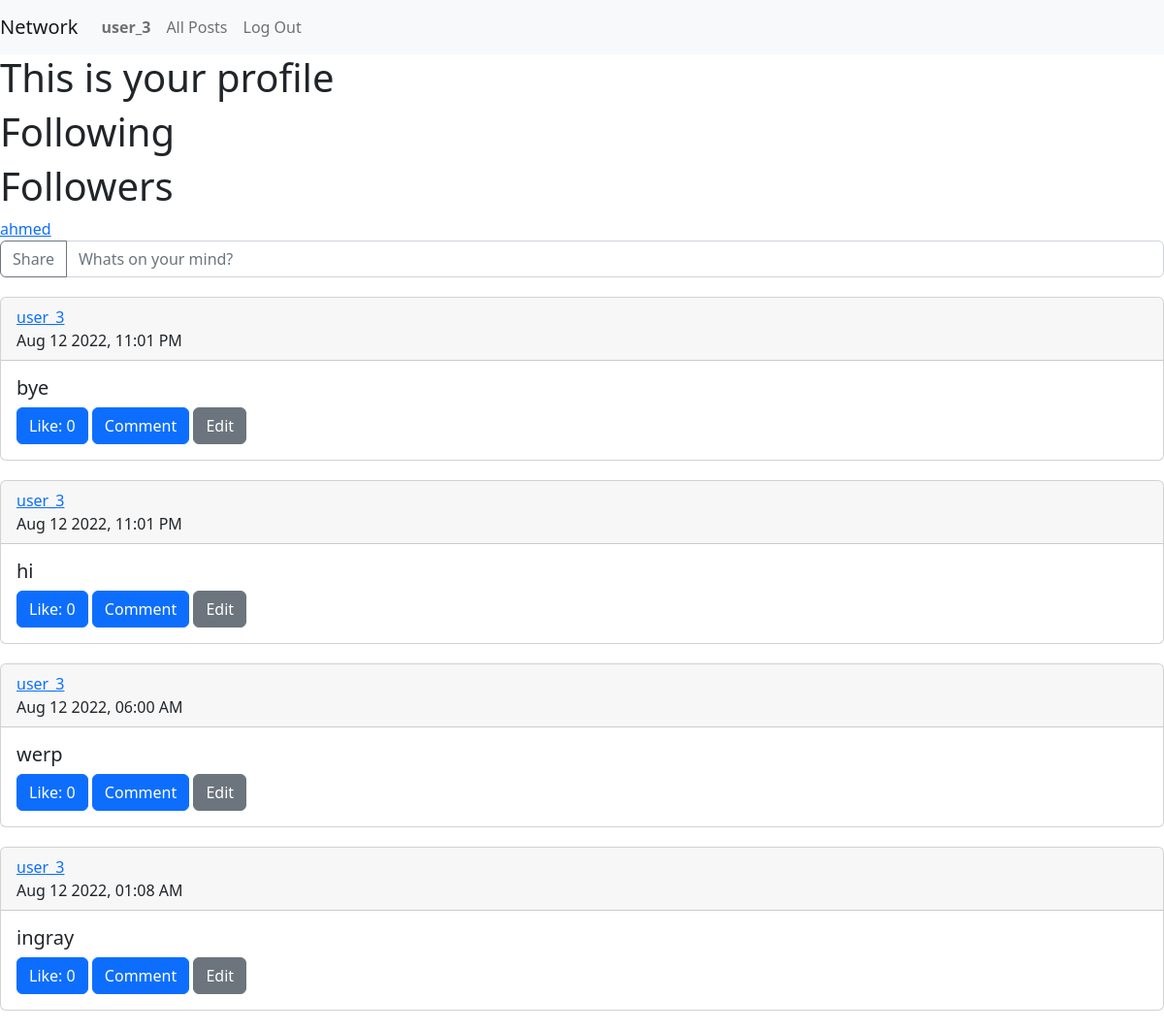
The app's page /profile/user_3 (signed in), older data.
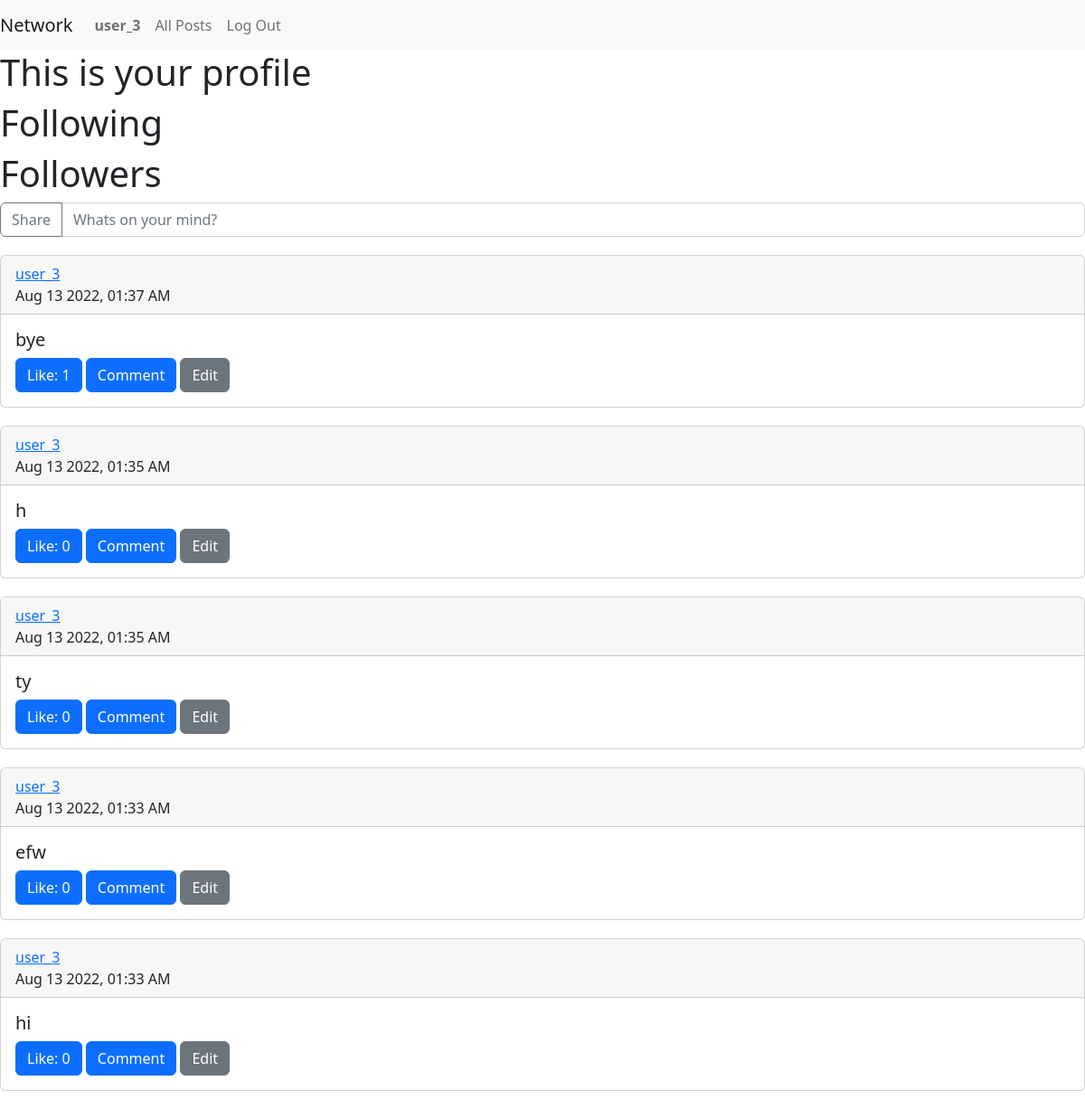
The same page, newer data.
### network/models.py (models this page shows)
class User(AbstractUser):
    pass

class Post(models.Model):
    user_post = models.ForeignKey(User, on_delete=models.CASCADE,related_name="user_post", default="1")
    post = models.CharField(max_length=2000, null=False, blank=False, default="")
    timestamp = models.DateTimeField(auto_now_add=True)
    def serialize(self):
        likes = len(self.liked_on.all())
        return {
            "id":self.id,
            "user_post":self.user_post.username,
            "post": self.post,
            "time":self.timestamp.strftime("%b %d %Y, %I:%M %p"),
            "likes":likes
        }

### network/views.py (the view)
# urls.py: path("profile/<str:username>", views.profile, name="profile"),
def profile(request, username):
    if request.method == "GET":
        user = User.objects.get(username=username)
        profile = Profile.objects.get(pk=user.id)
        following = [user for user in profile.following.all()]
        followers = [user for user in profile.followers.all()]
        posts = Post.objects.filter(user_post=user)
        posts = posts.order_by("-timestamp").all()
        posts = [post.serialize() for post in posts]
        liked = Like.objects.filter(user_like=request.user)
        liked = [like.post.id for like in liked]
        return render(request, 'network/profile.html', {'following': following, 'followers':followers, 'profile':username, 'posts':posts, 'liked':liked})

### network/templates/network/profile.html (shortened to what this page needs)
{% extends "network/layout.html" %}
{% load static %}
{% block body %}
{% if user.username == profile %}
<h1>This is your profile</h1>
{% else %}
<h1>{{profile}}'s profile</h1>
{% endif %}
<div id="following">
<h1> Following </h1>
</div>
<div id ="followers">
<h1> Followers </h1>
{% for user in followers %}
<a href="{% url 'profile' user %}" id="{{user}}">{{user}}</a>
{% endfor %}
</div>
{% if user.username == profile %}
<form class="input-group mb-3" id="post-form">
    <button type="submit" class="btn btn-outline-secondary" type="button" id="share">Share</button>
    <input required type="text" class="form-control" placeholder="Whats on your mind?" id="post-text">
  </form>
{% endif %}
<div id="all-posts">
    {% for post in posts %}
    <div class="card">
        <div class="card-header">
          <a href="{% url 'profile' post.user_post %}">{{post.user_post}}</a>
          <br>
          {{post.time}}
        </div>
        <div class="card-body">
          <h5 class="card-title">{{post.post}}</h5>
          {% if post.id in liked %}
          <button class="btn btn-primary" id="unlike" data-post="{{post.id}}">Unlike: {{post.likes}}</button>
          {% else %}
          <button class="btn btn-primary" id="like" data-post="{{post.id}}">Like: {{post.likes}}</button>
          {% endif %}
          <button class="btn btn-primary">Comment</button>
          {% if user.username == profile %}
          <button class="btn btn-secondary" id="edit" data-post="{{post.id}}">Edit</button>
          {% endif %}
        </div>
      </div>
    {% endfor %}
</div>
{% endblock %}

### network/templates/network/layout.html (shortened to what this page needs)
{% load static %}
<!DOCTYPE html>
<html lang="en">
    <head>
        <link href="https://cdn.jsdelivr.net/npm/bootstrap@5.2.0/dist/css/bootstrap.min.css" rel="stylesheet">
        <link href="{% static 'network/styles.css' %}" rel="stylesheet">
    </head>
    <body>
        <nav class="navbar navbar-expand-lg navbar-light bg-light">
            <a class="navbar-brand" href="{% url 'index' %}">Network</a>
            <div>
              <ul class="navbar-nav mr-auto">
                {% if user.is_authenticated %}
                    <li class="nav-item">
                        <a class="nav-link" id="profile" href="{% url 'profile' user.username %}"><strong>{{ user.username }}</strong></a>
                    </li>
                {% endif %}
                <li class="nav-item">
                  <a class="nav-link" id="all-posts-link" href="{% url 'posts' %}">All Posts</a>
                </li>
                {% if user.is_authenticated %}
                    <li class="nav-item">
                        <a class="nav-link" href="{% url 'logout' %}">Log Out</a>
                    </li>
                {% endif %}
              </ul>
            </div>
          </nav>
        <div class="body">
            {% block body %}
            {% endblock %}
        </div>
    </body>
</html>

Row changes from the older to the newer data that the page shows:
no longer on this page (row edited): User: username "ahmed"
removed Post: post "werp"
removed Post: post "ingray"
added Post: post "ty"
added Post: post "efw"
Text that changed along with them:
new list line: "user_3"
new list line: "Aug 13 2022, 01:37 AM Like: 1 Comment Edit"
new list line: "Aug 13 2022, 01:35 AM h Like: 0 Comment Edit"
new list line: "Aug 13 2022, 01:35 AM Like: 0 Comment Edit"
new list line: "Aug 13 2022, 01:33 AM Like: 0 Comment Edit"
list line gone: "user_3"
list line gone: "Aug 12 2022, 11:01 PM Like: 0 Comment Edit"
list line gone: "Aug 12 2022, 06:00 AM Like: 0 Comment Edit"
list line gone: "Aug 12 2022, 01:08 AM Like: 0 Comment Edit"
